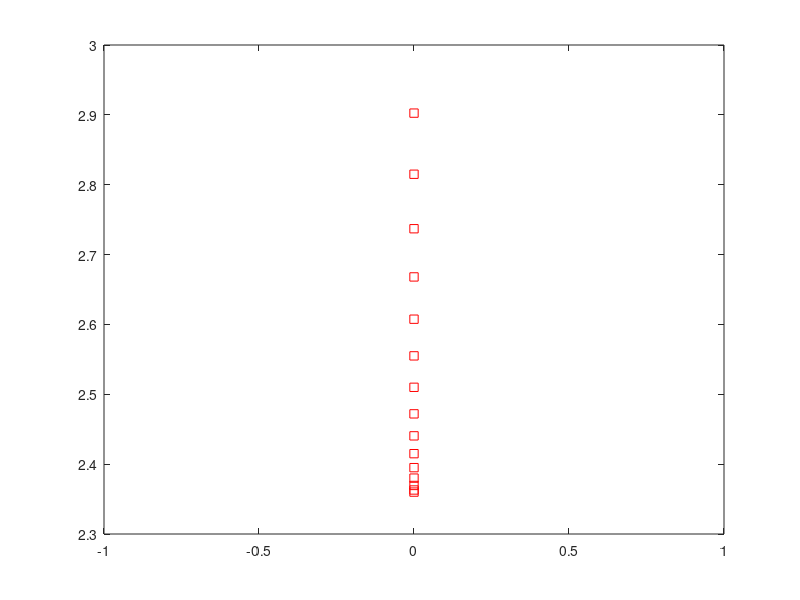

Source code (MATLAB):
# CS 131: Numerical Methods
# Programming Exercise 2.3: I am Willing to Weight

N = 15;
k(1:N) = 10000;
W = zeros(15, 1); W(1, 1) = 100;
K = zeros(15, 15);
for i = 2:N
  W(i,1) = W(i-1,1) - 5;
end
for i = 1:N
  K(i, i) = k(i);
  if (i > 1)
    K(i, i-1) = -k(i);
  endif
  if (i < N)
    K(i, i+1) = -k(i+1);
    K(i, i) = K(i, i) + k(i+1);
  endif
end

#disp(K);

x(1:15,1) = 0;

while (norm(W-K*x) > 1e-11)
  for i = 1:N
    #x(i) = K(i, i)\(W(i) - (K(i,:)*x - K(i, i)*x(i)));
    x(i) = K(i, i)\(W(i) - K(i,1:i-1)*x(1:i-1) - K(i,i+1:N)*x(i+1:N));
  end
end
disp(x);
  
#for i = 1:N
#  x(i) = K(i, i)\(W(i,1) - K(i,1:i-1)*x(1:i-1) - K(i,i+1:N)*x(i+1:N));
  #x(i) = K(i, i)\(W(i,1) - (K(i,:)*x(:) - K(i, i)*x(i)));
#end
#disp(x);
plot(zeros(15,1),3-x,'rs')